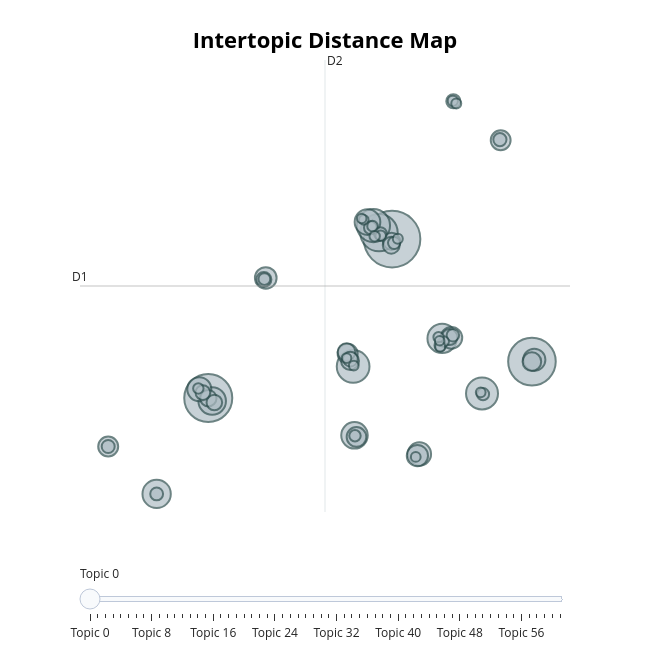

Source (notebook cell):
### Markdown cell above
**Map of distances between topics**

It shows topics as bubbles. The size of a bubble corresponds to its popularity. Bubbles located close to each other are thematically similar. It help to understand the relationships between topics.

### Code cell
if 'topic_model' in locals():
    display(topic_model.visualize_topics())
